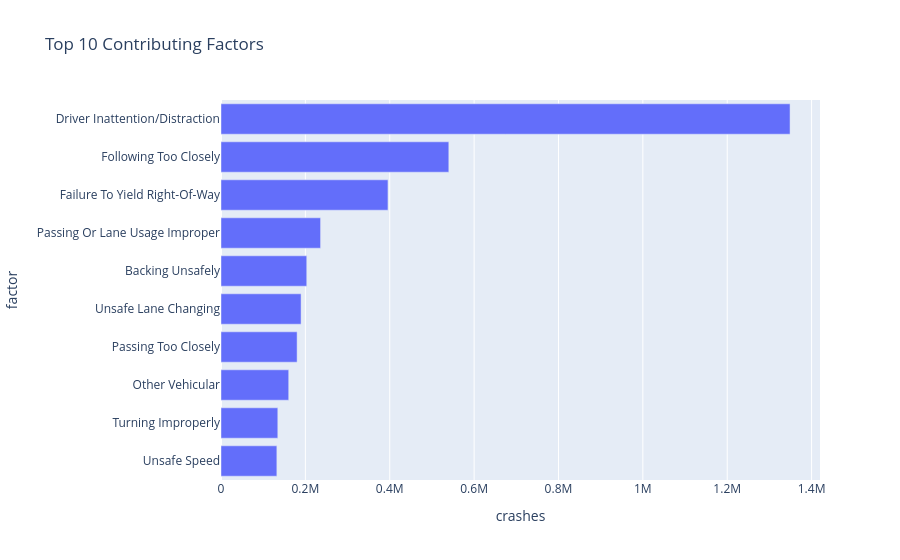

Source (notebook cell):
### Code cell
# 4.2 Top Contributing Factors
# Find the correct column for contributing factor
factor_col = find_col(['CONTRIBUTING FACTOR VEHICLE 1', 'CONTRIBUTING_FACTOR_VEHICLE_1'])

if factor_col:
    query_factor = f"""
        SELECT {factor_col} as factor, COUNT(*) as crashes 
        FROM crashes 
        WHERE {factor_col} IS NOT NULL 
          AND {factor_col} != 'Unspecified'
        GROUP BY 1 
        ORDER BY 2 DESC 
        LIMIT 10
    """
    df_factor = con.execute(query_factor).df()

    fig_factor = px.bar(df_factor, y='factor', x='crashes', 
                        title='Top 10 Contributing Factors',
                        orientation='h')
    fig_factor.update_layout(yaxis={'categoryorder':'total ascending'})
    fig_factor.show()
else:
    print("Contributing factor column not found.")

### Figure 1 — Plotly figure (JSON) as saved in the notebook; plotly's stock layout.template omitted (floating-point values rounded to 4 significant figures)
{"data": [{"hovertemplate": "crashes=%{x}<br>factor=%{y}<extra></extra>", "legendgroup": "", "marker": {"color": "#636efa", "pattern": {"shape": ""}}, "name": "", "orientation": "h", "showlegend": false, "textposition": "auto", "type": "bar", "x": [1348928, 540044, 395797, 236042, 203282, 189836, 180426, 160535, 134668, 132426], "xaxis": "x", "y": ["Driver Inattention/Distraction", "Following Too Closely", "Failure To Yield Right-Of-Way", "Passing Or Lane Usage Improper", "Backing Unsafely", "Unsafe Lane Changing", "Passing Too Closely", "Other Vehicular", "Turning Improperly", "Unsafe Speed"], "yaxis": "y"}], "layout": {"barmode": "relative", "legend": {"tracegroupgap": 0}, "title": {"text": "Top 10 Contributing Factors"}, "xaxis": {"anchor": "y", "domain": [0, 1], "title": {"text": "crashes"}}, "yaxis": {"anchor": "x", "categoryorder": "total ascending", "domain": [0, 1], "title": {"text": "factor"}}}}
